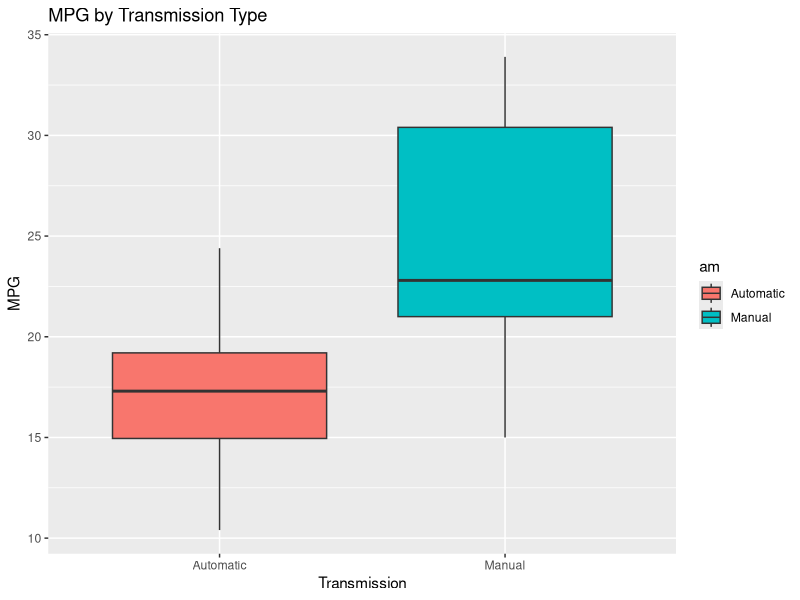
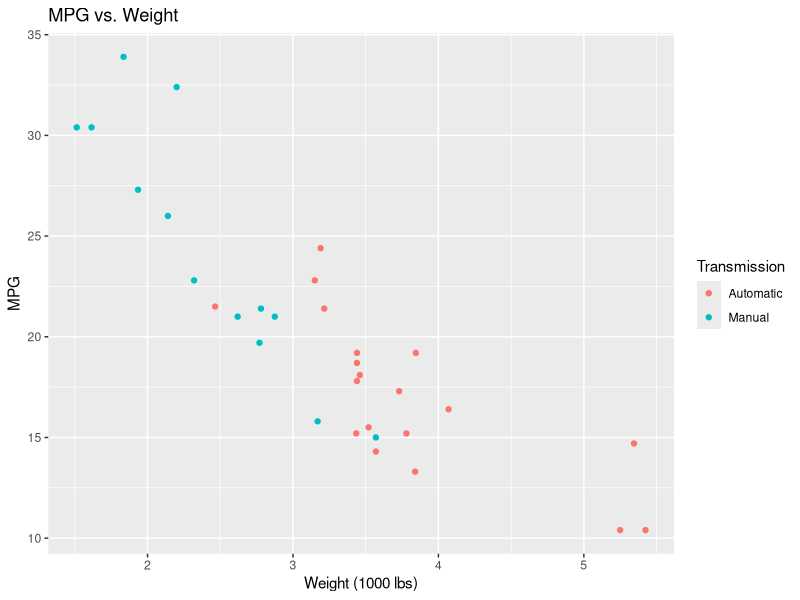
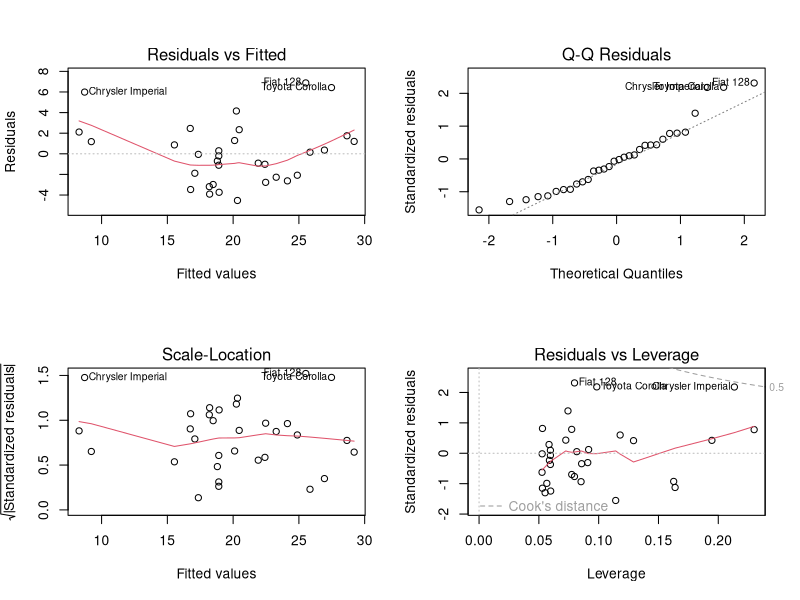

Write R code to recreate these figures, in order.
## ---- chunk 1
#Introduction
###The data was extracted from the 1974 Motor Trend US magazine, and comprises fuel consumption and 10 aspects of automobile design and performance for 32 automobiles (1973–74 models). We are particularly interested in understanding the relationship between transmission type (automatic or manual) and miles per gallon (MPG).

#Exploratory Data Analysis

library(ggplot2)

# Convert transmission to factor
mtcars$am <- factor(mtcars$am, levels = c(0, 1), labels = c("Automatic", "Manual"))

# Boxplot of MPG by Transmission
ggplot(mtcars, aes(x = am, y = mpg, fill = am)) +
  geom_boxplot() +
  labs(x = "Transmission", y = "MPG", title = "MPG by Transmission Type")

# Scatterplot of MPG vs. Weight, colored by Transmission
ggplot(mtcars, aes(x = wt, y = mpg, color = am)) +
  geom_point() +
  labs(x = "Weight (1000 lbs)", y = "MPG", color = "Transmission", title = "MPG vs. Weight")
  
###The boxplot suggests that manual transmissions tend to have higher MPG compared to automatic transmissions. The scatterplot shows a negative relationship between vehicle weight and MPG, and it also suggests that manual transmissions tend to be associated with higher MPG at a given weight.
#Model Selection
###We start with a simple linear regression model with MPG as the outcome and transmission type as the predictor.

model1 <- lm(mpg ~ am, data = mtcars)
summary(model1)

###The model suggests that manual transmissions are associated with an increase of about 7 MPG compared to automatic transmissions, and this difference is statistically significant (p < 0.001).
###Next, we consider a model that also includes vehicle weight as a predictor.

model2 <- lm(mpg ~ am + wt, data = mtcars)
summary(model2)

###In this model, the coefficient for transmission type is reduced but still significant. The coefficient for weight is negative and significant, indicating that heavier vehicles tend to have lower MPG.
###Finally, we consider a model with an interaction term between transmission type and weight.

model3 <- lm(mpg ~ am * wt, data = mtcars)
summary(model3)

###The interaction term is not significant, suggesting that the relationship between weight and MPG does not differ significantly between automatic and manual transmissions.
###Based on these results, we choose model2 as our final model.
#Results
###According to our chosen model (model2), manual transmissions are associated with an increase of about 2.9 MPG compared to automatic transmissions, holding vehicle weight constant. This difference is statistically significant at the 5% level.

confint(model2)

###The 95% confidence interval for the difference in MPG between manual and automatic transmissions is (0.3, 5.5).
#Residual Analysis

par(mfrow = c(2, 2))
plot(model2)

###The residual plots do not show any obvious patterns or deviations from the assumptions of linearity, homoscedasticity, and normality. There are no highly influential points.
#Conclusion
###In conclusion, our analysis of the mtcars dataset suggests that manual transmissions are associated with higher MPG compared to automatic transmissions. The estimated difference of about 2.9 MPG (holding vehicle weight constant) is statistically significant. However, it's important to note that this is an observational study and there may be other factors contributing to this difference that are not accounted for in our models. Further experimental studies would be needed to establish a causal relationship between transmission type and MPG.
